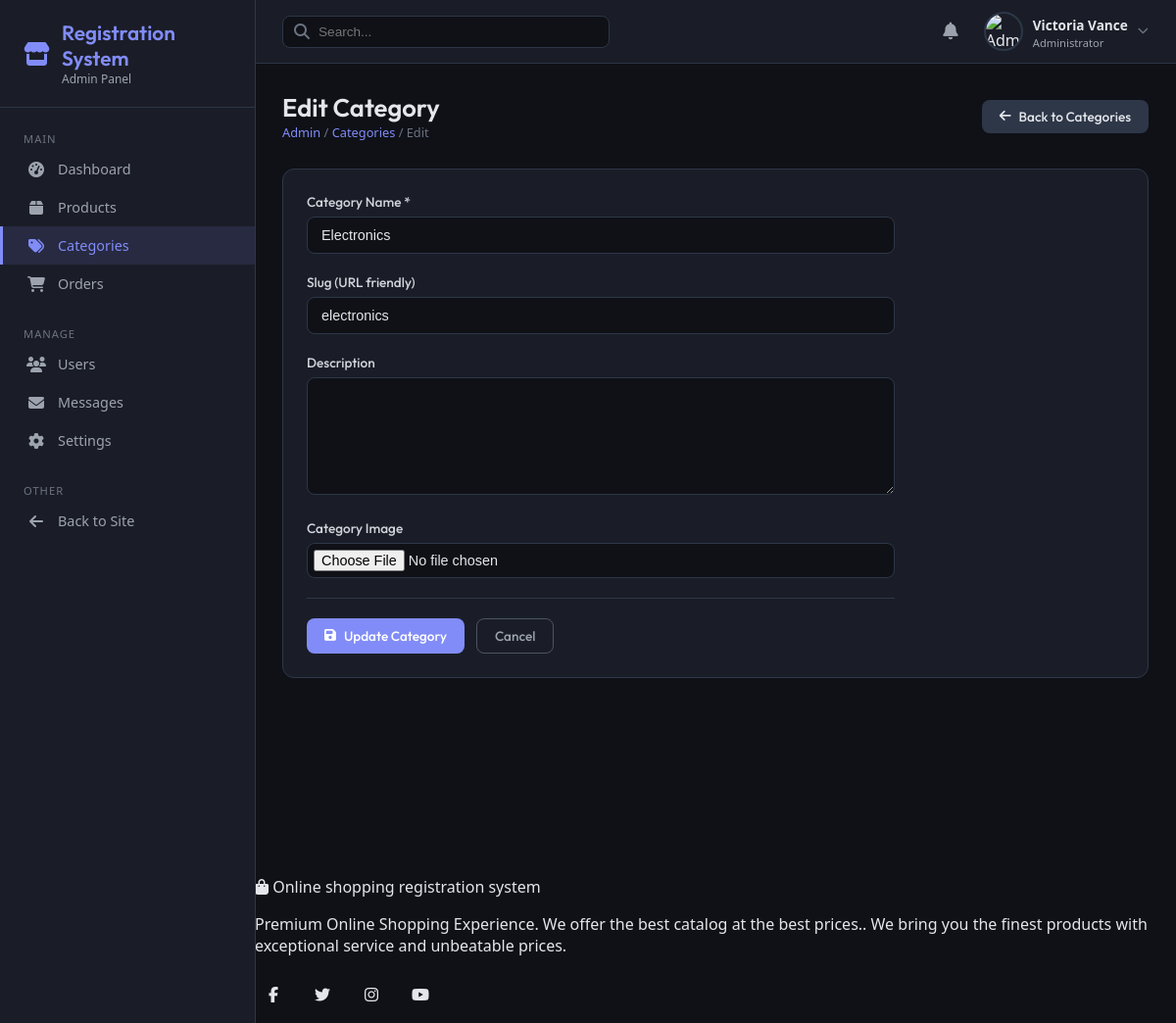
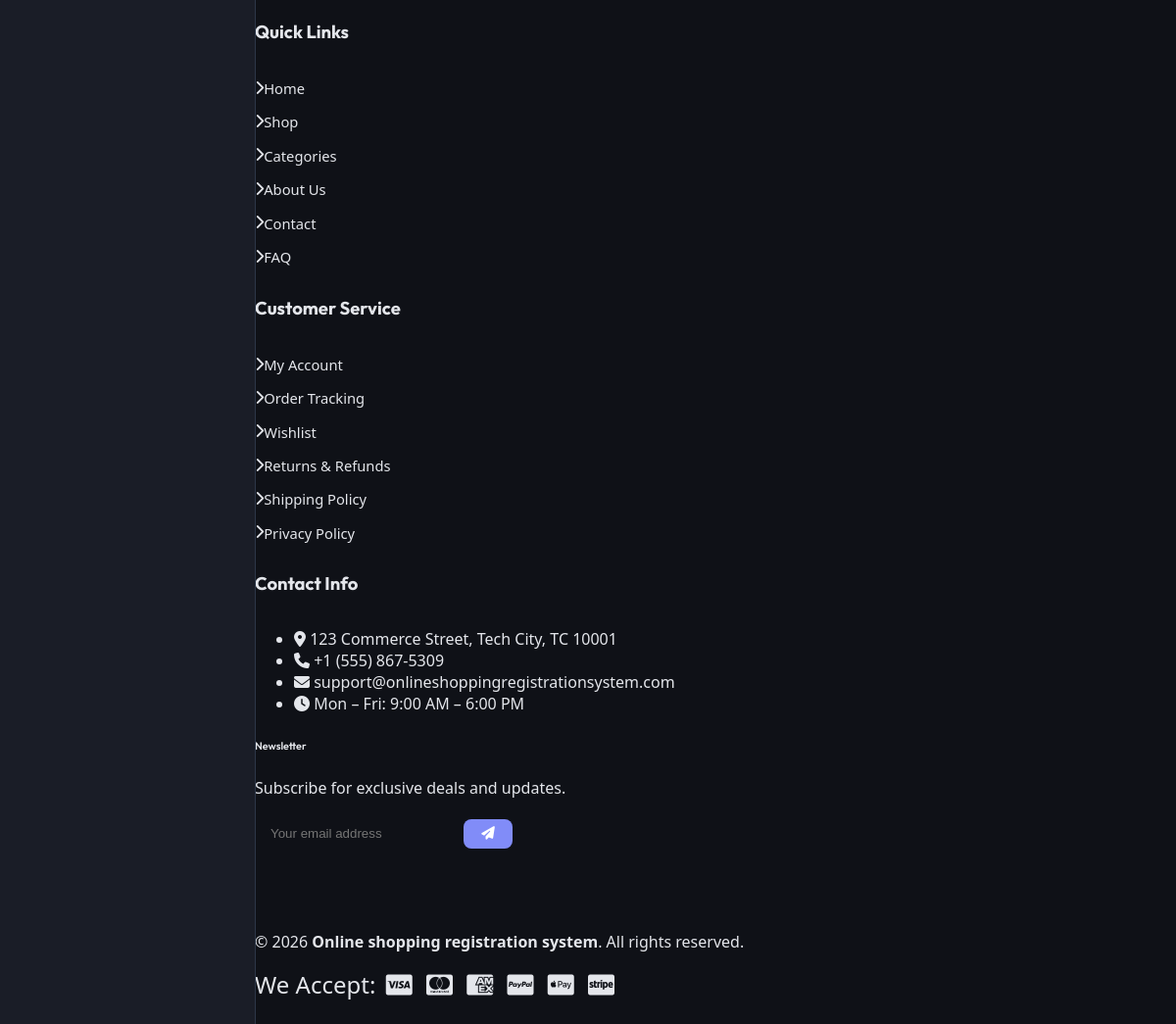
Page /admin/categories.php?action=edit&id=1 (signed in) on the committed database (2 pictures, top to bottom).
### tables this page shows
CREATE TABLE IF NOT EXISTS `categories` (
  `id` INT AUTO_INCREMENT PRIMARY KEY,
  `name` VARCHAR(100) NOT NULL,
  `slug` VARCHAR(100) UNIQUE NOT NULL,
  `icon` VARCHAR(50) DEFAULT 'fas fa-tag'
);

CREATE TABLE IF NOT EXISTS `settings` (
  `id` INT AUTO_INCREMENT PRIMARY KEY,
  `setting_key` VARCHAR(50) UNIQUE NOT NULL,
  `setting_value` TEXT NULL
);

### includes/functions.php (called while the page is built, shortened)
<?php
function get_setting($conn, $key) {
    $stmt = mysqli_prepare($conn, "SELECT setting_value FROM settings WHERE setting_key = ?");
    mysqli_stmt_bind_param($stmt, "s", $key);
    mysqli_stmt_execute($stmt);
    $result = mysqli_stmt_get_result($stmt);
    $row = mysqli_fetch_assoc($result);
    return $row ? $row['setting_value'] : null;
}

### admin/categories.php (the view, shortened to what this page needs)
<?php
require_once __DIR__ . '/admin_header.php';
$action = $_GET['action'] ?? 'list';
$category_id = isset($_GET['id']) ? (int)$_GET['id'] : 0;
?>
<div class="page-header">
    <div>
        <h1><?php echo $action === 'add' ? 'Add Category' : ($action === 'edit' ? 'Edit Category' : 'Categories'); ?></h1>
        <div class="breadcrumb">
            <a href="index.php">Admin</a> /
            <?php if (in_array($action, ['add', 'edit'])): ?>
                <a href="categories.php">Categories</a> / <?php echo ucfirst($action); ?>
            <?php else: ?>
                Categories
            <?php endif; ?>
        </div>
    </div>
    <?php if ($action === 'list'): ?>
    <div class="header-actions">
        <a href="?action=add" class="btn btn-primary">
            <i class="fas fa-plus"></i> Add Category
        </a>
    </div>
    <?php else: ?>
    <div class="header-actions">
        <a href="categories.php" class="btn" style="background: #2d3748; color: #e4e6eb;">
            <i class="fas fa-arrow-left"></i> Back to Categories
        </a>
    </div>
    <?php endif; ?>
</div>
<?php if (in_array($action, ['add', 'edit'])): ?>
    <?php
    $category = ['name' => '', 'slug' => '', 'description' => '', 'image' => ''];
    if ($action === 'edit' && $category_id > 0) {
        try {
            $stmt = $pdo->prepare("SELECT * FROM categories WHERE id = ?");
            $stmt->execute([$category_id]);
            $fetched = $stmt->fetch(PDO::FETCH_ASSOC);
            if ($fetched) $category = $fetched;
        } catch (PDOException $e) {}
    }
    ?>
    <div class="admin-card">
        <form method="POST" action="?action=<?php echo $action; ?><?php echo $category_id ? "&id={$category_id}" : ""; ?>" enctype="multipart/form-data" class="admin-form" style="max-width: 600px;">
            <div class="form-group">
                <label for="name">Category Name *</label>
                <input type="text" id="name" name="name" value="<?php echo htmlspecialchars($category['name']); ?>" required>
            </div>
            <div class="form-group">
                <label for="slug">Slug (URL friendly)</label>
                <input type="text" id="slug" name="slug" value="<?php echo htmlspecialchars($category['slug']); ?>" placeholder="Leave blank to auto-generate">
            </div>
            <div class="form-group">
                <label for="description">Description</label>
                <textarea id="description" name="description" rows="4"><?php echo htmlspecialchars($category['description']); ?></textarea>
            </div>
            <div class="form-group">
                <label>Category Image</label>
                <input type="file" name="image" accept="image/*" style="padding: 6px;">
            </div>
            <div class="form-actions border-top pt-4" style="border-top: 1px solid #2d3748; margin-top: 20px; padding-top: 20px;">
                <button type="submit" class="btn btn-primary">
                    <i class="fas fa-save"></i> <?php echo $action === 'add' ? 'Save Category' : 'Update Category'; ?>
                </button>
                <a href="categories.php" class="btn" style="background: transparent; color: #9ca3af; border: 1px solid #4b5563;">Cancel</a>
            </div>
        </form>
    </div>
<?php endif; ?>
<?php require_once __DIR__ . '/../includes/footer.php'; ?>

### includes/footer.php (shortened to what this page needs)
<?php
$footer_site_name   = get_setting($conn, 'site_name') ?? 'Online shopping registration system';
$footer_description = get_setting($conn, 'site_description') ?? 'Premium Online Shopping Experience';
$footer_email       = get_setting($conn, 'contact_email') ?? 'support@onlineshoppingregistrationsystem.com';
$footer_phone       = get_setting($conn, 'contact_phone') ?? '+1 (555) 123-4567';
?>
</main>
<footer class="site-footer">
    <div class="footer-main">
        <div class="container">
            <div class="row g-4">
                <div class="col-lg-3 col-md-6">
                    <div class="footer-widget">
                        <a href="index.php" class="footer-logo d-flex align-items-center mb-3">
                            <i class="fas fa-shopping-bag me-2"></i>
                            <span><?php echo htmlspecialchars($footer_site_name); ?></span>
                        </a>
                        <p class="footer-about-text">
                            <?php echo htmlspecialchars($footer_description); ?>.
                            We bring you the finest products with exceptional service and unbeatable prices.
                        </p>
                        <div class="footer-social">
                            <a href="#" class="social-link" aria-label="Facebook" title="Facebook">
                                <i class="fab fa-facebook-f"></i>
                            </a>
                            <a href="#" class="social-link" aria-label="Twitter" title="Twitter">
                                <i class="fab fa-twitter"></i>
                            </a>
                            <a href="#" class="social-link" aria-label="Instagram" title="Instagram">
                                <i class="fab fa-instagram"></i>
                            </a>
                            <a href="#" class="social-link" aria-label="YouTube" title="YouTube">
                                <i class="fab fa-youtube"></i>
                            </a>
                        </div>
                    </div>
                </div>
                <div class="col-lg-3 col-md-6">
                    <div class="footer-widget">
                        <h5 class="footer-widget-title">Quick Links</h5>
                        <ul class="footer-links">
                            <li><a href="index.php"><i class="fas fa-chevron-right me-2"></i>Home</a></li>
                            <li><a href="shop.php"><i class="fas fa-chevron-right me-2"></i>Shop</a></li>
                            <li><a href="categories.php"><i class="fas fa-chevron-right me-2"></i>Categories</a></li>
                            <li><a href="about.php"><i class="fas fa-chevron-right me-2"></i>About Us</a></li>
                            <li><a href="contact.php"><i class="fas fa-chevron-right me-2"></i>Contact</a></li>
                            <li><a href="faq.php"><i class="fas fa-chevron-right me-2"></i>FAQ</a></li>
                        </ul>
                    </div>
                </div>
                <div class="col-lg-3 col-md-6">
                    <div class="footer-widget">
                        <h5 class="footer-widget-title">Customer Service</h5>
                        <ul class="footer-links">
                            <li><a href="profile.php"><i class="fas fa-chevron-right me-2"></i>My Account</a></li>
                            <li><a href="orders.php"><i class="fas fa-chevron-right me-2"></i>Order Tracking</a></li>
                            <li><a href="wishlist.php"><i class="fas fa-chevron-right me-2"></i>Wishlist</a></li>
                            <li><a href="returns.php"><i class="fas fa-chevron-right me-2"></i>Returns & Refunds</a></li>
                            <li><a href="shipping.php"><i class="fas fa-chevron-right me-2"></i>Shipping Policy</a></li>
                            <li><a href="privacy.php"><i class="fas fa-chevron-right me-2"></i>Privacy Policy</a></li>
                        </ul>
                    </div>
                </div>
                <div class="col-lg-3 col-md-6">
                    <div class="footer-widget">
                        <h5 class="footer-widget-title">Contact Info</h5>
                        <ul class="footer-contact-info">
                            <li>
                                <i class="fas fa-map-marker-alt"></i>
                                <span>123 Commerce Street, Tech City, TC 10001</span>
                            </li>
                            <li>
                                <i class="fas fa-phone"></i>
                                <span><?php echo htmlspecialchars($footer_phone); ?></span>
                            </li>
                            <li>
                                <i class="fas fa-envelope"></i>
                                <span><?php echo htmlspecialchars($footer_email); ?></span>
                            </li>
                            <li>
                                <i class="fas fa-clock"></i>
                                <span>Mon – Fri: 9:00 AM – 6:00 PM</span>
                            </li>
                        </ul>
                        <div class="footer-newsletter mt-4">
                            <h6 class="mb-2">Newsletter</h6>
                            <p class="small text-muted mb-2">Subscribe for exclusive deals and updates.</p>
                            <form class="newsletter-form" id="newsletterForm" action="newsletter_subscribe.php" method="POST">
                                <div class="input-group">
                                    <input type="email" class="form-control" name="email"
                                           placeholder="Your email address" required
                                           aria-label="Email for newsletter">
                                    <button class="btn btn-primary" type="submit" aria-label="Subscribe">
                                        <i class="fas fa-paper-plane"></i>
                                    </button>
                                </div>
                            </form>
                        </div>
                    </div>
                </div>
            </div>
        </div>
    </div>
    <div class="footer-bottom">
        <div class="container">
            <div class="row align-items-center">
                <div class="col-md-6 text-center text-md-start mb-2 mb-md-0">
                    <p class="mb-0">
                        &copy; <?php echo date('Y'); ?> <strong><?php echo htmlspecialchars($footer_site_name); ?></strong>.
                        All rights reserved.
                    </p>
                </div>
                <div class="col-md-6 text-center text-md-end">
                    <div class="payment-methods">
                        <span class="payment-label me-2">We Accept:</span>
                        <i class="fab fa-cc-visa" title="Visa"></i>
                        <i class="fab fa-cc-mastercard" title="Mastercard"></i>
                        <i class="fab fa-cc-amex" title="American Express"></i>
                        <i class="fab fa-cc-paypal" title="PayPal"></i>
                        <i class="fab fa-cc-apple-pay" title="Apple Pay"></i>
                        <i class="fab fa-cc-stripe" title="Stripe"></i>
                    </div>
                </div>
            </div>
        </div>
    </div>
</footer>
</body>
</html>

### rows in the picture
categories: name "Electronics", slug "electronics"
settings: setting_value "Online shopping registration system"
settings: setting_value "Premium Online Shopping Experience. We offer the best catalog at the best prices."
settings: setting_value "+1 (555) 867-5309"
settings: setting_value "support@onlineshoppingregistrationsystem.com"

### other values in the picture
$admin_name "Victoria Vance"
$action "Edit"
